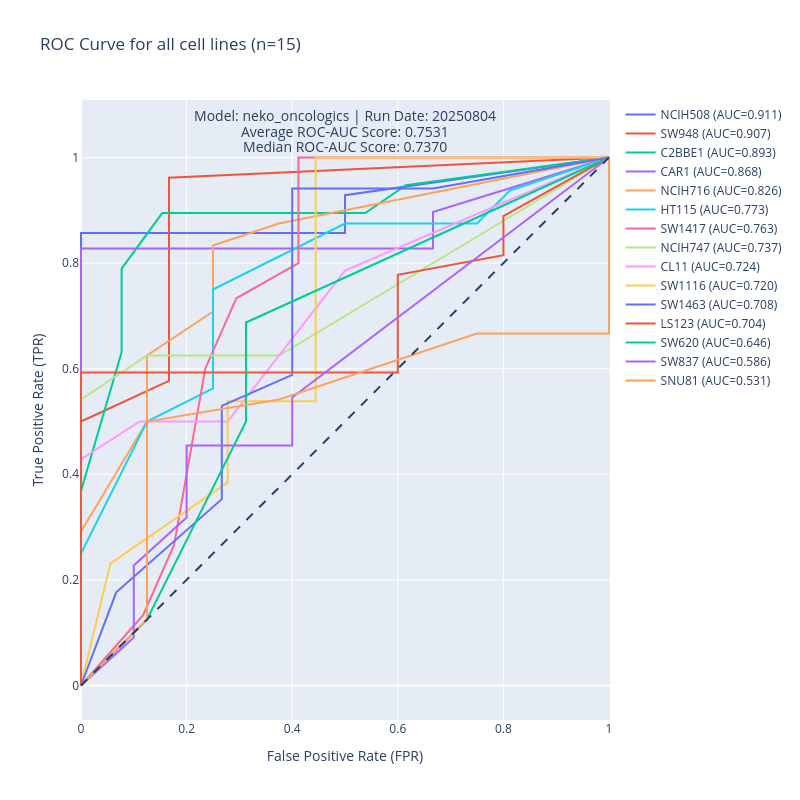

The cell this chart's notebook holds for it:
### Markdown cell above
### ROC AUC

### Code cell
# Get plot_curves from features.plot_roc_metrics
from synco.features.plot_roc_metrics import plot_curves

# Plot ROC and PR curves
plot_curves(
    traces=traces_roc,
    auc_score_list=rocauc_score_list,
    model="neko_oncologics",
    specific_date="20250804",
    tissue='all',
    metric='ROC',
)

### Figure 1 — Plotly figure (JSON) as saved in the notebook; plotly's stock layout.template omitted (floating-point values rounded to 4 significant figures)
{"data": [{"mode": "lines", "name": "NCIH508 (AUC=0.911)", "type": "scatter", "x": [0.0, 0.0, 0.0, 0.0, 0.0, 0.0, 0.5, 0.5, 1.0], "y": [0.0, 0.1429, 0.3571, 0.6786, 0.75, 0.8571, 0.8571, 0.9286, 1.0]}, {"mode": "lines", "name": "SW948 (AUC=0.907)", "type": "scatter", "x": [0.0, 0.0, 0.0, 0.0, 0.1667, 0.1667, 0.1667, 1.0], "y": [0.0, 0.1538, 0.3846, 0.5, 0.5769, 0.8077, 0.9615, 1.0]}, {"mode": "lines", "name": "C2BBE1 (AUC=0.893)", "type": "scatter", "x": [0.0, 0.0, 0.0, 0.07692, 0.07692, 0.1538, 0.3846, 0.5385, 0.6154, 1.0], "y": [0.0, 0.2105, 0.3684, 0.6316, 0.7895, 0.8947, 0.8947, 0.8947, 0.9474, 1.0]}, {"mode": "lines", "name": "CAR1 (AUC=0.868)", "type": "scatter", "x": [0.0, 0.0, 0.0, 0.0, 0.0, 0.6667, 0.6667, 1.0], "y": [0.0, 0.1379, 0.3448, 0.7586, 0.8276, 0.8276, 0.8966, 1.0]}, {"mode": "lines", "name": "NCIH716 (AUC=0.826)", "type": "scatter", "x": [0.0, 0.0, 0.0, 0.125, 0.125, 0.25, 0.25, 0.375, 1.0], "y": [0.0, 0.125, 0.2917, 0.5, 0.625, 0.7083, 0.8333, 0.875, 1.0]}, {"mode": "lines", "name": "HT115 (AUC=0.773)", "type": "scatter", "x": [0.0, 0.0, 0.125, 0.25, 0.25, 0.5, 0.75, 0.8125, 1.0], "y": [0.0, 0.25, 0.5, 0.5625, 0.75, 0.875, 0.875, 0.9375, 1.0]}, {"mode": "lines", "name": "SW1417 (AUC=0.763)", "type": "scatter", "x": [0.0, 0.1176, 0.1765, 0.2353, 0.2941, 0.4118, 0.4118, 0.5294, 1.0], "y": [0.0, 0.1333, 0.2667, 0.6, 0.7333, 0.8, 1.0, 1.0, 1.0]}, {"mode": "lines", "name": "NCIH747 (AUC=0.737)", "type": "scatter", "x": [0.0, 0.0, 0.0, 0.0, 0.125, 0.375, 1.0], "y": [0.0, 0.125, 0.2917, 0.5417, 0.625, 0.625, 1.0]}, {"mode": "lines", "name": "CL11 (AUC=0.724)", "type": "scatter", "x": [0.0, 0.0, 0.0, 0.1111, 0.2778, 0.3889, 0.5, 1.0], "y": [0.0, 0.2143, 0.4286, 0.5, 0.5, 0.6429, 0.7857, 1.0]}, {"mode": "lines", "name": "SW1116 (AUC=0.720)", "type": "scatter", "x": [0.0, 0.05556, 0.2778, 0.2778, 0.4444, 0.4444, 0.6667, 1.0], "y": [0.0, 0.2308, 0.3846, 0.5385, 0.5385, 1.0, 1.0, 1.0]}, {"mode": "lines", "name": "SW1463 (AUC=0.708)", "type": "scatter", "x": [0.0, 0.06667, 0.2667, 0.2667, 0.4, 0.4, 0.6667, 1.0], "y": [0.0, 0.1765, 0.3529, 0.5294, 0.5882, 0.9412, 0.9412, 1.0]}, {"mode": "lines", "name": "LS123 (AUC=0.704)", "type": "scatter", "x": [0.0, 0.0, 0.0, 0.0, 0.6, 0.6, 0.6, 0.8, 0.8, 1.0], "y": [0.0, 0.1481, 0.3704, 0.5926, 0.5926, 0.7037, 0.7778, 0.8148, 0.8889, 1.0]}, {"mode": "lines", "name": "SW620 (AUC=0.646)", "type": "scatter", "x": [0.0, 0.125, 0.3125, 0.3125, 1.0], "y": [0.0, 0.125, 0.5, 0.6875, 1.0]}, {"mode": "lines", "name": "SW837 (AUC=0.586)", "type": "scatter", "x": [0.0, 0.1, 0.1, 0.2, 0.2, 0.4, 0.4, 1.0], "y": [0.0, 0.09091, 0.2273, 0.3182, 0.4545, 0.4545, 0.5455, 1.0]}, {"mode": "lines", "name": "SNU81 (AUC=0.531)", "type": "scatter", "x": [0.0, 0.125, 0.125, 0.375, 0.75, 1.0, 1.0, 1.0], "y": [0.0, 0.125, 0.5, 0.5417, 0.6667, 0.6667, 0.75, 1.0]}], "layout": {"annotations": [{"font": {"size": 14}, "showarrow": false, "text": "Average ROC-AUC Score: 0.7531", "x": 0.5, "y": 1.05}, {"font": {"size": 14}, "showarrow": false, "text": "Median ROC-AUC Score: 0.7370", "x": 0.5, "y": 1.02}, {"font": {"size": 14}, "showarrow": false, "text": "Model: neko_oncologics | Run Date: 20250804", "x": 0.5, "y": 1.08}], "height": 800, "shapes": [{"line": {"dash": "dash"}, "type": "line", "x0": 0, "x1": 1, "y0": 0, "y1": 1}], "title": {"text": "ROC Curve for all cell lines (n=15)"}, "width": 800, "xaxis": {"constrain": "domain", "title": {"text": "False Positive Rate (FPR)"}}, "yaxis": {"scaleanchor": "x", "scaleratio": 1, "title": {"text": "True Positive Rate (TPR)"}}}}
